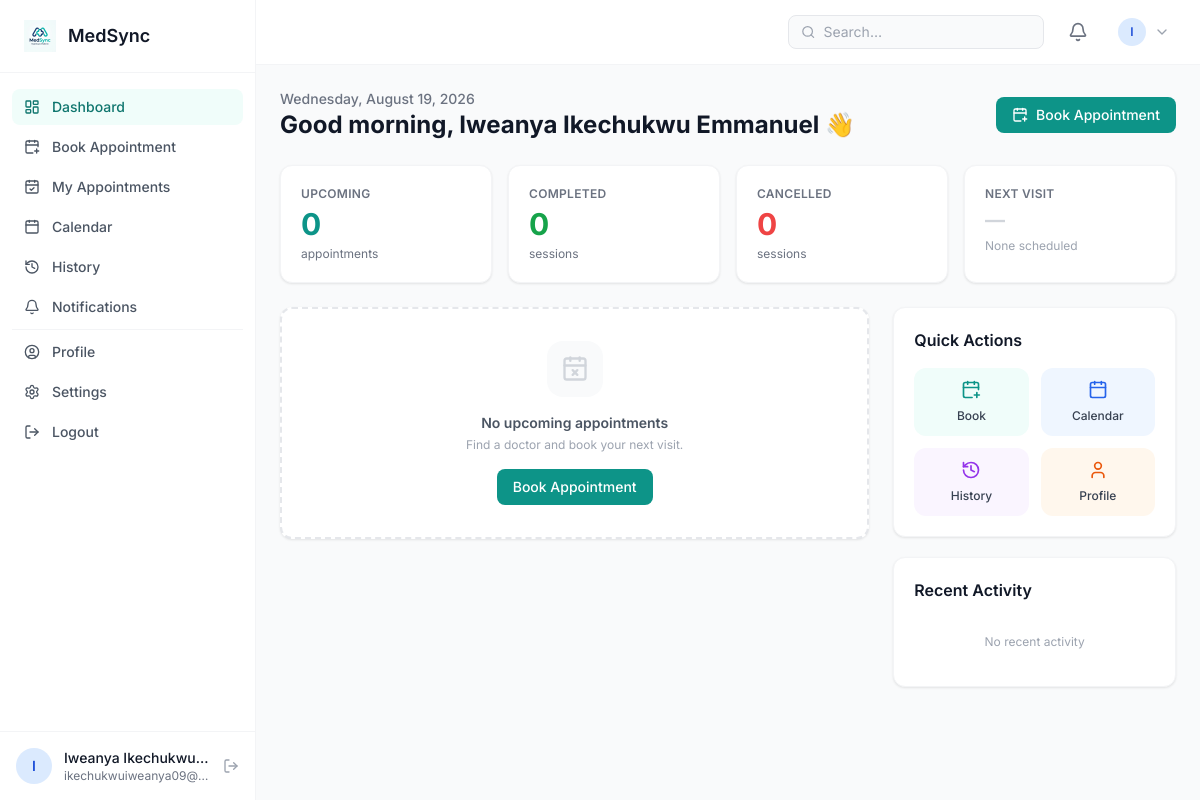
The page /patient/dashboard/ (signed in) on the database its author committed.
### accounts/models.py (models this page shows, shortened)
class User(AbstractBaseUser, PermissionsMixin):
    DOCTOR = 'doctor'
    PATIENT = 'patient'
    ROLE_CHOICES = [(DOCTOR, 'Doctor'), (PATIENT, 'Patient')]
    email = models.EmailField(unique=True)
    full_name = models.CharField(max_length=255)
    phone = models.CharField(max_length=20, blank=True)
    country = models.CharField(max_length=2, blank=True)
    role = models.CharField(max_length=10, choices=ROLE_CHOICES)
    is_active = models.BooleanField(default=True)
    is_staff = models.BooleanField(default=False)
    is_verified = models.BooleanField(default=False)
    date_joined = models.DateTimeField(default=timezone.now)
    USERNAME_FIELD = 'email'
    REQUIRED_FIELDS = ['full_name']
    objects = UserManager()
    @property
    def is_patient(self):
        return self.role == self.PATIENT
    @property
    def display_name(self):
        if self.role == self.DOCTOR:
            return f'Dr. {self.full_name}'
        return self.full_name
    def get_photo_url(self):
        if self.role == self.DOCTOR:
            try:
                if self.doctor_profile.photo:
                    return self.doctor_profile.photo.url
            except DoctorProfile.DoesNotExist:
                pass
        else:
            try:
                if self.patient_profile.photo:
                    return self.patient_profile.photo.url
            except PatientProfile.DoesNotExist:
                pass
        return None

### appointments/patient_views.py (the view)
    @login_required
    def wrapper(request, *args, **kwargs):
        if not request.user.is_patient:
            messages.error(request, 'Access denied.')
            return redirect('core:landing')
        return view_func(request, *args, **kwargs)

### appointments/patient_views.py (called while the page is built)
def patient_required(view_func):
    @login_required
    def wrapper(request, *args, **kwargs):
        if not request.user.is_patient:
            messages.error(request, 'Access denied.')
            return redirect('core:landing')
        return view_func(request, *args, **kwargs)
    return wrapper

### core/context_processors.py (called while the page is built)
def unread_notifications(request):
    if request.user.is_authenticated:
        count = request.user.notifications.filter(is_read=False).count()
        return {'unread_notifications_count': count}
    return {'unread_notifications_count': 0}

### templates/patient/dashboard.html (shortened to what this page needs)
{% extends "base_dashboard.html" %}
{% block sidebar_nav %}{% include "partials/patient_nav.html" %}{% endblock %}
{% block content %}
<div class="space-y-6">
  <div class="flex flex-col sm:flex-row sm:items-center justify-between gap-4">
    <div>
      <p class="text-sm text-gray-500 font-medium">{% now "l, F j, Y" %}</p>
      <h1 class="text-2xl font-bold text-gray-900">
        Good {% now "H" as hour %}{% if hour|add:"0" < 12 %}morning{% elif hour|add:"0" < 17 %}afternoon{% else %}evening{% endif %}, {{ request.user.full_name }} 👋
      </h1>
    </div>
    <a href="{% url 'find_doctor' %}" class="btn-primary">
      <i data-lucide="calendar-plus" class="w-4 h-4"></i> Book Appointment
    </a>
  </div>
  <div class="grid grid-cols-2 lg:grid-cols-4 gap-4">
    <div class="card p-5 rounded-xl">
      <p class="text-xs font-semibold text-gray-500 uppercase tracking-wide mb-1">Upcoming</p>
      <p class="text-3xl font-bold text-teal-600">{{ upcoming_count }}</p>
      <p class="text-xs text-gray-500 mt-1">appointments</p>
    </div>
    <div class="card p-5 rounded-xl">
      <p class="text-xs font-semibold text-gray-500 uppercase tracking-wide mb-1">Completed</p>
      <p class="text-3xl font-bold text-green-600">{{ completed_count }}</p>
      <p class="text-xs text-gray-500 mt-1">sessions</p>
    </div>
    <div class="card p-5 rounded-xl">
      <p class="text-xs font-semibold text-gray-500 uppercase tracking-wide mb-1">Cancelled</p>
      <p class="text-3xl font-bold text-red-500">{{ cancelled_count }}</p>
      <p class="text-xs text-gray-500 mt-1">sessions</p>
    </div>
    <div class="card p-5 rounded-xl">
      <p class="text-xs font-semibold text-gray-500 uppercase tracking-wide mb-1">Next Visit</p>
      {% if next_appointment %}
      <p class="text-sm font-bold text-gray-900">{{ next_appointment.date|date:"M j" }}</p>
      <p class="text-xs text-gray-500 mt-1">{{ next_appointment.start_time|time:"g:i A" }}</p>
      {% else %}
      <p class="text-xl font-bold text-gray-300">—</p>
      <p class="text-xs text-gray-400 mt-1">None scheduled</p>
      {% endif %}
    </div>
  </div>
  <div class="grid lg:grid-cols-3 gap-6">
    <div class="lg:col-span-2 space-y-5">
      {% if next_appointment %}
      <div class="card p-6 rounded-xl bg-gradient-to-br from-teal-50 to-white border border-teal-100">
        <div class="flex items-center justify-between mb-4">
          <h2 class="font-semibold text-gray-900">Next Appointment</h2>
          <span class="px-2.5 py-1 text-xs font-semibold rounded-full bg-teal-100 text-teal-700">
            {{ next_appointment.get_status_display }}
          </span>
        </div>
        <div class="flex items-start gap-4">
          <div class="w-12 h-12 rounded-xl bg-primary-100 flex items-center justify-center flex-shrink-0">
            <span class="text-lg font-bold text-primary-700">{{ next_appointment.doctor.full_name|first|upper }}</span>
          </div>
          <div class="flex-1">
            <p class="font-semibold text-gray-900">{{ next_appointment.doctor.display_name }}</p>
            {% if next_appointment.doctor.doctor_profile.specialty %}
            <p class="text-sm text-gray-500">{{ next_appointment.doctor.doctor_profile.get_specialty_display }}</p>
            {% endif %}
            <div class="grid grid-cols-2 gap-3 mt-3">
              <div class="text-xs">
                <p class="text-gray-400 font-medium uppercase tracking-wide mb-0.5">Date</p>
                <p class="font-semibold text-gray-800">{{ next_appointment.date|date:"l, M j" }}</p>
              </div>
              <div class="text-xs">
                <p class="text-gray-400 font-medium uppercase tracking-wide mb-0.5">Time</p>
                <p class="font-semibold text-gray-800">{{ next_appointment.start_time|time:"g:i A" }}</p>
              </div>
              <div class="text-xs">
                <p class="text-gray-400 font-medium uppercase tracking-wide mb-0.5">Type</p>
                <p class="font-semibold text-gray-800">{{ next_appointment.get_appointment_type_display }}</p>
              </div>
              <div class="text-xs">
                <p class="text-gray-400 font-medium uppercase tracking-wide mb-0.5">Duration</p>
                <p class="font-semibold text-gray-800">{{ next_appointment.duration_display }}</p>
              </div>
            </div>
          </div>
        </div>
        <div class="flex gap-3 mt-5">
          <a href="{% url 'patient_appointment_detail' next_appointment.pk %}" class="btn-primary text-sm">View Details</a>
          <a href="{% url 'patient_reschedule' next_appointment.pk %}" class="btn-secondary text-sm">Reschedule</a>
          <a href="{% url 'patient_cancel' next_appointment.pk %}" class="btn-secondary text-sm text-red-600 border-red-200 hover:bg-red-50">Cancel</a>
        </div>
      </div>
      {% else %}
      <div class="card p-8 rounded-xl text-center border-dashed border-2 border-gray-200">
        <div class="w-14 h-14 rounded-2xl bg-gray-50 flex items-center justify-center mx-auto mb-4">
          <i data-lucide="calendar-x" class="w-7 h-7 text-gray-300"></i>
        </div>
        <p class="text-sm font-semibold text-gray-600 mb-1">No upcoming appointments</p>
        <p class="text-xs text-gray-400 mb-4">Find a doctor and book your next visit.</p>
        <a href="{% url 'find_doctor' %}" class="btn-primary">Book Appointment</a>
      </div>
      {% endif %}
    </div>
    <div class="space-y-5">
      <div class="card p-5 rounded-xl">
        <h2 class="font-semibold text-gray-900 mb-4">Quick Actions</h2>
        <div class="grid grid-cols-2 gap-3">
          <a href="{% url 'find_doctor' %}" class="flex flex-col items-center gap-2 p-3 rounded-xl bg-teal-50 hover:bg-teal-100 transition-colors">
            <i data-lucide="calendar-plus" class="w-5 h-5 text-teal-600"></i>
            <span class="text-xs font-medium text-gray-700 text-center">Book</span>
          </a>
          <a href="{% url 'patient_calendar' %}" class="flex flex-col items-center gap-2 p-3 rounded-xl bg-blue-50 hover:bg-blue-100 transition-colors">
            <i data-lucide="calendar" class="w-5 h-5 text-blue-600"></i>
            <span class="text-xs font-medium text-gray-700 text-center">Calendar</span>
          </a>
          <a href="{% url 'patient_history' %}" class="flex flex-col items-center gap-2 p-3 rounded-xl bg-purple-50 hover:bg-purple-100 transition-colors">
            <i data-lucide="history" class="w-5 h-5 text-purple-600"></i>
            <span class="text-xs font-medium text-gray-700 text-center">History</span>
          </a>
          <a href="{% url 'accounts:profile_view' %}" class="flex flex-col items-center gap-2 p-3 rounded-xl bg-orange-50 hover:bg-orange-100 transition-colors">
            <i data-lucide="user" class="w-5 h-5 text-orange-600"></i>
            <span class="text-xs font-medium text-gray-700 text-center">Profile</span>
          </a>
        </div>
      </div>
      <div class="card p-5 rounded-xl">
        <h2 class="font-semibold text-gray-900 mb-4">Recent Activity</h2>
        <div class="space-y-3">
          {% for appt in recent_activity %}
          <a href="{% url 'patient_appointment_detail' appt.pk %}" class="flex items-center gap-3 hover:bg-gray-50 rounded-lg p-1.5 transition-colors">
            <div class="w-8 h-8 rounded-full
              {% if appt.status == 'completed' %}bg-gray-100
              {% elif appt.status == 'cancelled' %}bg-red-50
              {% else %}bg-teal-50{% endif %}
              flex items-center justify-center flex-shrink-0">
              <i data-lucide="
                {% if appt.status == 'completed' %}check-circle
                {% elif appt.status == 'cancelled' %}x-circle
                {% else %}calendar{% endif %}"
                class="w-4 h-4
                {% if appt.status == 'completed' %}text-gray-400
                {% elif appt.status == 'cancelled' %}text-red-400
                {% else %}text-teal-500{% endif %}"></i>
            </div>
            <div class="flex-1 min-w-0">
              <p class="text-xs font-medium text-gray-700 truncate">{{ appt.doctor.display_name }}</p>
              <p class="text-xs text-gray-400">{{ appt.date|date:"M j" }} · {{ appt.get_status_display }}</p>
            </div>
          </a>
          {% empty %}
          <p class="text-xs text-gray-400 text-center py-4">No recent activity</p>
          {% endfor %}
        </div>
      </div>
    </div>
  </div>
</div>
{% endblock %}

### templates/base_dashboard.html (shortened to what this page needs)
{% extends "base.html" %}
{% block body %}
<div class="min-h-screen flex">
  <aside id="sidebar" class="hidden lg:flex flex-col w-64 bg-white border-r border-gray-100 fixed inset-y-0 left-0 z-30">
    <div class="flex items-center gap-3 px-6 py-5 border-b border-gray-100">
      <img src="/static/images/medsync_logo.png" alt="MedSync" class="h-8 w-auto" />
      <span class="font-semibold text-gray-900 text-lg">MedSync</span>
    </div>
    <nav class="flex-1 py-4 px-3 space-y-1 overflow-y-auto">
      {% block sidebar_nav %}{% endblock %}
    </nav>
    <div class="p-4 border-t border-gray-100">
      <div class="flex items-center gap-3">
        {% if request.user.get_photo_url %}
          <img src="{{ request.user.get_photo_url }}" alt="avatar" class="w-9 h-9 rounded-full object-cover" />
        {% else %}
          <div class="w-9 h-9 rounded-full bg-primary-100 flex items-center justify-center">
            <span class="text-sm font-semibold text-primary-700">{{ request.user.full_name|first|upper }}</span>
          </div>
        {% endif %}
        <div class="flex-1 min-w-0">
          <p class="text-sm font-medium text-gray-900 truncate">{{ request.user.display_name }}</p>
          <p class="text-xs text-gray-500 truncate">{{ request.user.email }}</p>
        </div>
        <a href="{% url 'accounts:confirm_delete' %}" class="text-gray-400 hover:text-red-500 transition-colors" title="Logout">
          <i data-lucide="log-out" class="w-4 h-4"></i>
        </a>
      </div>
    </div>
  </aside>
  <div class="flex-1 lg:ml-64 flex flex-col min-h-screen">
    <header class="sticky top-0 z-10 bg-white border-b border-gray-100 px-4 lg:px-6 py-3 flex items-center gap-4">
      <div class="hidden md:flex items-center gap-2 bg-gray-50 border border-gray-200 rounded-lg px-3 py-1.5 w-64">
        <i data-lucide="search" class="w-4 h-4 text-gray-400"></i>
        <input type="text" placeholder="Search…" class="bg-transparent text-sm text-gray-700 outline-none w-full placeholder:text-gray-400" />
      </div>
      <a href="{% url 'notification_list' %}" class="relative text-gray-500 hover:text-gray-700 p-2 rounded-lg hover:bg-gray-50 transition-colors">
        <i data-lucide="bell" class="w-5 h-5"></i>
      </a>
      <div class="relative" id="profile-dropdown-container">
        <button onclick="toggleDropdown()" class="flex items-center gap-2 p-1.5 rounded-lg hover:bg-gray-50 transition-colors">
          {% if request.user.get_photo_url %}
            <img src="{{ request.user.get_photo_url }}" alt="avatar" class="w-7 h-7 rounded-full object-cover" />
          {% else %}
            <div class="w-7 h-7 rounded-full bg-primary-100 flex items-center justify-center">
              <span class="text-xs font-semibold text-primary-700">{{ request.user.full_name|first|upper }}</span>
            </div>
          {% endif %}
          <i data-lucide="chevron-down" class="w-4 h-4 text-gray-400"></i>
        </button>
      </div>
    </header>
    <main class="flex-1 p-4 lg:p-6">
      {% block content %}{% endblock %}
    </main>
  </div>
</div>
{% endblock %}

### rows shown on the page
User: user.full_name|first "I", user.display_name "Iweanya Ikechukwu…", user.email "ikechukwuiweanya09@…", user.full_name "Iweanya Ikechukwu Emmanuel"

### other values the page prints
{{ upcoming_count }} "0"
{{ completed_count }} "0"
{{ cancelled_count }} "0"
